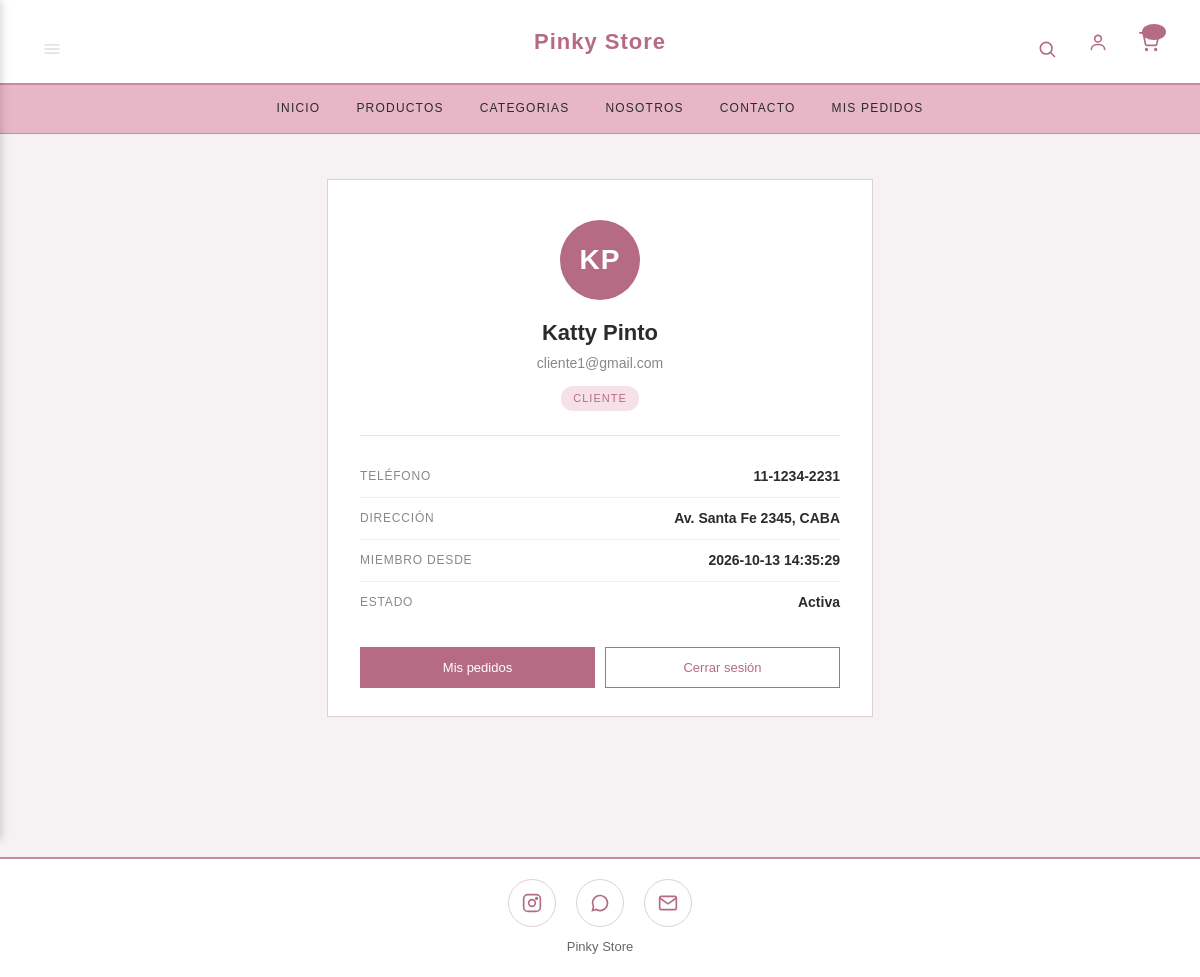
Screenshot of /perfil (signed in) with the database file from the repository.
### tables this page shows
CREATE TABLE usuarios (
    id              INT AUTO_INCREMENT PRIMARY KEY,
    nombre          VARCHAR(80)  NOT NULL,
    apellido        VARCHAR(80)  NOT NULL,
    email           VARCHAR(150) NOT NULL UNIQUE,
    clave_hash      VARCHAR(255) NOT NULL,
    telefono        VARCHAR(30)  DEFAULT NULL,
    direccion       VARCHAR(200) DEFAULT NULL,
    rol             ENUM('admin', 'cliente') NOT NULL DEFAULT 'cliente',
    activo          TINYINT(1)   NOT NULL DEFAULT 1,
    creado_en       DATETIME     NOT NULL DEFAULT CURRENT_TIMESTAMP
);

### src/controllers/ClienteController.php (called while the page is built, shortened)
<?php
require_once __DIR__ . '/../models/Usuario.php';
class ClienteController
{
    public function perfil(array $params = []): void
    {
        $usuario = Usuario::buscarPorEmail($_SESSION['usuario']['email']);
        require __DIR__ . '/../../views/cliente/perfil.php';
    }
}

### src/models/Usuario.php (called while the page is built, shortened)
<?php
class Usuario
{
    public static function buscarPorEmail(string $email): ?array
    {
        $db = getDB();
        $stmt = $db->prepare('SELECT * FROM usuarios WHERE email = :email AND activo = 1');
        $stmt->execute([':email' => $email]);
        $u = $stmt->fetch();
        return $u ?: null;
    }
}

### views/cliente/perfil.php (the view)
<?php require __DIR__ . '/../layout/headerClient.php'; ?>
<section class="perfil-wrapper">
  <div class="perfil-card">
    <div class="perfil-header">
      <div class="perfil-avatar">
        <?= strtoupper(substr($usuario['nombre'], 0, 1) . substr($usuario['apellido'], 0, 1)) ?>
      </div>
      <h2><?= htmlspecialchars($usuario['nombre'] . ' ' . $usuario['apellido']) ?></h2>
      <p class="perfil-email"><?= htmlspecialchars($usuario['email']) ?></p>
      <span class="perfil-badge"><?= htmlspecialchars($usuario['rol']) ?></span>
    </div>
    <div class="perfil-datos">
      <div class="perfil-dato">
        <span class="perfil-dato-label">Teléfono</span>
        <span class="perfil-dato-valor"><?= htmlspecialchars($usuario['telefono'] ?: 'Sin cargar') ?></span>
      </div>
      <div class="perfil-dato">
        <span class="perfil-dato-label">Dirección</span>
        <span class="perfil-dato-valor"><?= htmlspecialchars($usuario['direccion'] ?: 'Sin cargar') ?></span>
      </div>
      <div class="perfil-dato">
        <span class="perfil-dato-label">Miembro desde</span>
        <span class="perfil-dato-valor"><?= htmlspecialchars($usuario['creado_en'] ?? 'Hoy') ?></span>
      </div>
      <div class="perfil-dato">
        <span class="perfil-dato-label">Estado</span>
        <span class="perfil-dato-valor"><?= $usuario['activo'] ? 'Activa' : 'Inactiva' ?></span>
      </div>
    </div>
    <div class="perfil-botones">
      <a href="/mis-pedidos" class="perfil-btn">Mis pedidos</a>
      <a href="/logout" class="perfil-btn perfil-btn-outline">Cerrar sesión</a>
    </div>
  </div>
</section>
<?php require __DIR__ . '/../layout/footerClient.php'; ?>

### public/index.php (shortened to what this page needs)
<?php
$uri  = parse_url($_SERVER['REQUEST_URI'], PHP_URL_PATH);
$ruta = trim($uri, '/');
foreach ($rutas as $r) {
    [$m, $patron, $controlador, $accion] = $r;
    $regex = '#^' . preg_replace('#:([a-zA-Z_]+)#', '(?P<$1>[^/]+)', $patron) . '$#';
    if (preg_match($regex, $ruta, $matches)) {
        $instancia = new $controlador();
        $params = array_filter($matches, 'is_string', ARRAY_FILTER_USE_KEY);
        $instancia->$accion($params);
        break;
    }
}
    ?>

### views/layout/headerClient.php (shortened to what this page needs)
<!DOCTYPE html>
<html lang="es">
<head>
  <link rel="stylesheet" href="/css/styles.css">
</head>
<body>
<header class="pinky-header">
  <div class="header-left">
    <button class="icono-boton" onclick="abrirMenuCliente()" title="Menu">
      <img src="/img/iconos/menu.png" alt="Menu">
    </button>
  </div>
  <div class="logo">
    <a href="/">Pinky Store</a>
  </div>
  <div class="header-right">
    <button class="icono-boton" onclick="toggleBuscador()" title="Buscar">
      <svg viewBox="0 0 24 24" fill="none" stroke="#b56b83" stroke-width="2" stroke-linecap="round">
        <circle cx="11" cy="11" r="7"></circle>
        <line x1="16.5" y1="16.5" x2="21" y2="21"></line>
      </svg>
    </button>
    <?php if (isset($_SESSION['usuario'])): ?>
      <a href="/perfil" class="icono-boton" title="Mi perfil">
        <svg viewBox="0 0 24 24" fill="none" stroke="#b56b83" stroke-width="2" stroke-linecap="round">
          <circle cx="12" cy="8" r="4"></circle>
          <path d="M4 21c0-4 4-6 8-6s8 2 8 6"></path>
        </svg>
      </a>
    <?php endif; ?>
    <?php if (!isset($_SESSION['usuario']) || $_SESSION['usuario']['rol'] !== 'admin'): ?>
      <a href="/carrito" class="icono-boton" title="Carrito">
        <svg viewBox="0 0 24 24" fill="none" stroke="#b56b83" stroke-width="2" stroke-linecap="round" stroke-linejoin="round">
          <circle cx="9" cy="21" r="1"></circle>
          <circle cx="20" cy="21" r="1"></circle>
          <path d="M1 1h4l2.7 13.4a2 2 0 0 0 2 1.6h9.7a2 2 0 0 0 2-1.6L23 6H6"></path>
        </svg>
        <span id="carrito-badge" class="carrito-badge"></span>
      </a>
    <?php endif; ?>
  </div>
</header>
<nav class="barra-rosa">
  <a href="/">Inicio</a>
  <a href="/productos">Productos</a>
  <a href="/categorias">Categorias</a>
  <a href="/nosotros">Nosotros</a>
  <a href="/contacto">Contacto</a>
  <?php if (isset($_SESSION['usuario'])): ?>
    <a href="/mis-pedidos">Mis pedidos</a>
  <?php endif; ?>
</nav>
<main class="contenido-principal">

### views/layout/footerClient.php (shortened to what this page needs)
</main>
<footer class="pie">
  <div class="footer-redes">
    <a href="https://instagram.com/" target="_blank" title="Instagram">
      <svg width="20" height="20" viewBox="0 0 24 24" fill="none" stroke="#b56b83" stroke-width="2">
        <rect x="2" y="2" width="20" height="20" rx="5"/>
        <circle cx="12" cy="12" r="4"/>
        <circle cx="17.5" cy="6.5" r="1" fill="#b56b83"/>
      </svg>
    </a>
    <a href="https://wa.me/541124624235" target="_blank" title="WhatsApp">
      <svg width="20" height="20" viewBox="0 0 24 24" fill="none" stroke="#b56b83" stroke-width="2">
        <path d="M21 12a9 9 0 0 1-13.5 7.8L3 21l1.2-4.5A9 9 0 1 1 21 12z"/>
      </svg>
    </a>
    <a href="mailto:administracionpinky@gmail.com" title="Email">
      <svg width="20" height="20" viewBox="0 0 24 24" fill="none" stroke="#b56b83" stroke-width="2">
        <rect x="2" y="4" width="20" height="16" rx="2"/>
        <path d="M2 6l10 7 10-7"/>
      </svg>
    </a>
  </div>
  <div class="footer-info">
    <span>Pinky Store</span>
  </div>
</footer>
</body>
</html>

### public/css/styles.css (style rules this page uses)
body { font-family: Arial, sans-serif; background-color: #f6f1f3; color: #2b2b2b; margin: 0; padding: 0; font-size: 15px; line-height: 1.5; }
main { padding: 25px 20px; max-width: 1100px; margin: 0 auto; box-sizing: border-box; }
section { margin-bottom: 35px; }
h2 { color: #2b2b2b; font-size: 20px; border-bottom: 1px solid #e0d0d6; padding-bottom: 6px; margin-bottom: 15px; }
.pinky-header { display: grid; grid-template-columns: 140px 1fr 140px; align-items: center; padding: 14px 32px; background-color: #ffffff; border-bottom: 2px solid #c98ba0; position: relative; }
.pinky-header .header-left, .pinky-header .header-right { display: flex; align-items: center; }
.pinky-header .header-right { justify-content: flex-end; gap: 12px; }
.pinky-header .logo { text-align: center; white-space: nowrap; }
.pinky-header .logo a { font-size: 22px; color: #b56b83; text-decoration: none; letter-spacing: 1px; font-weight: bold; }
.icono-boton { background: none; border: none; padding: 0; cursor: pointer; display: inline-flex; align-items: center; justify-content: center; position: relative; text-decoration: none; width: 40px; height: 40px; box-sizing: border-box; }
.icono-boton img, .icono-boton svg { width: 20px; height: 20px; display: block; flex-shrink: 0; }
.carrito-badge { position: absolute; top: 2px; right: 2px; background-color: #b56b83; color: #ffffff; border-radius: 50%; font-size: 11px; min-width: 16px; height: 16px; line-height: 16px; text-align: center; padding: 0 4px; }
.barra-rosa { background-color: #e7b7c8; display: flex; justify-content: center; gap: 4px; padding: 6px 20px; border-bottom: 1px solid #c98ba0; }
.barra-rosa a { color: #2b2b2b; text-decoration: none; font-size: 12px; letter-spacing: 1.2px; text-transform: uppercase; padding: 8px 16px; border-bottom: 2px solid transparent; }
button { margin-top: 15px; padding: 8px 16px; background-color: #f6e6eb; border: 1px solid #b56b83; color: #2b2b2b; font-size: 14px; font-family: inherit; cursor: pointer; }
.perfil-wrapper { display: flex; justify-content: center; padding: 20px 0 40px 0; }
.perfil-card { background-color: #ffffff; border: 1px solid #e0d0d6; width: 100%; max-width: 480px; padding: 40px 32px 28px 32px; text-align: center; position: relative; }
.perfil-avatar { width: 80px; height: 80px; border-radius: 50%; background-color: #b56b83; color: #ffffff; font-size: 28px; font-weight: bold; display: flex; align-items: center; justify-content: center; margin: 0 auto 16px auto; letter-spacing: 1px; }
.perfil-card h2 { margin: 0 0 4px 0; font-size: 22px; color: #2b2b2b; border: none; padding: 0; }
.perfil-email { margin: 0 0 12px 0; font-size: 14px; color: #888888; }
.perfil-badge { display: inline-block; background-color: #f7e1e8; color: #b56b83; font-size: 11px; text-transform: uppercase; letter-spacing: 1px; padding: 4px 12px; border-radius: 12px; margin-bottom: 24px; }
.perfil-datos { border-top: 1px solid #f0e0e6; padding-top: 20px; margin-bottom: 24px; text-align: left; }
.perfil-dato { display: flex; justify-content: space-between; align-items: center; padding: 10px 0; border-bottom: 1px solid #f8eef2; }
.perfil-dato:last-child { border-bottom: none; }
.perfil-dato-label { font-size: 12px; color: #888888; text-transform: uppercase; letter-spacing: 0.8px; }
.perfil-dato-valor { font-size: 14px; color: #2b2b2b; font-weight: bold; }
.perfil-botones { display: flex; gap: 10px; justify-content: center; }
.perfil-btn { flex: 1; display: inline-block; padding: 10px 16px; background-color: #b56b83; color: #ffffff; text-decoration: none; font-size: 13px; border: 1px solid #b56b83; transition: all 0.2s; }
.perfil-btn-outline { background-color: #ffffff; color: #b56b83; }
footer { background-color: #ffffff; border-top: 2px solid #c98ba0; padding: 20px; margin-top: 40px; display: flex; flex-direction: column; align-items: center; gap: 10px; font-size: 13px; color: #666666; }
.footer-redes { display: flex; gap: 20px; align-items: center; }
.footer-redes a { display: inline-flex; align-items: center; justify-content: center; padding: 6px; border: 1px solid #e0d0d6; border-radius: 50%; width: 34px; height: 34px; transition: background-color 0.2s; }
.footer-info { display: flex; gap: 20px; font-size: 13px; color: #666666; flex-wrap: wrap; justify-content: center; }

### rows the page displays
usuarios: nombre+apellido "KP", nombre+apellido "Katty Pinto", email "cliente1@gmail.com", rol "CLIENTE", telefono "11-1234-2231", direccion "Av. Santa Fe 2345, CABA", creado_en "2026-10-13 14:35:29", activo "Activa"
